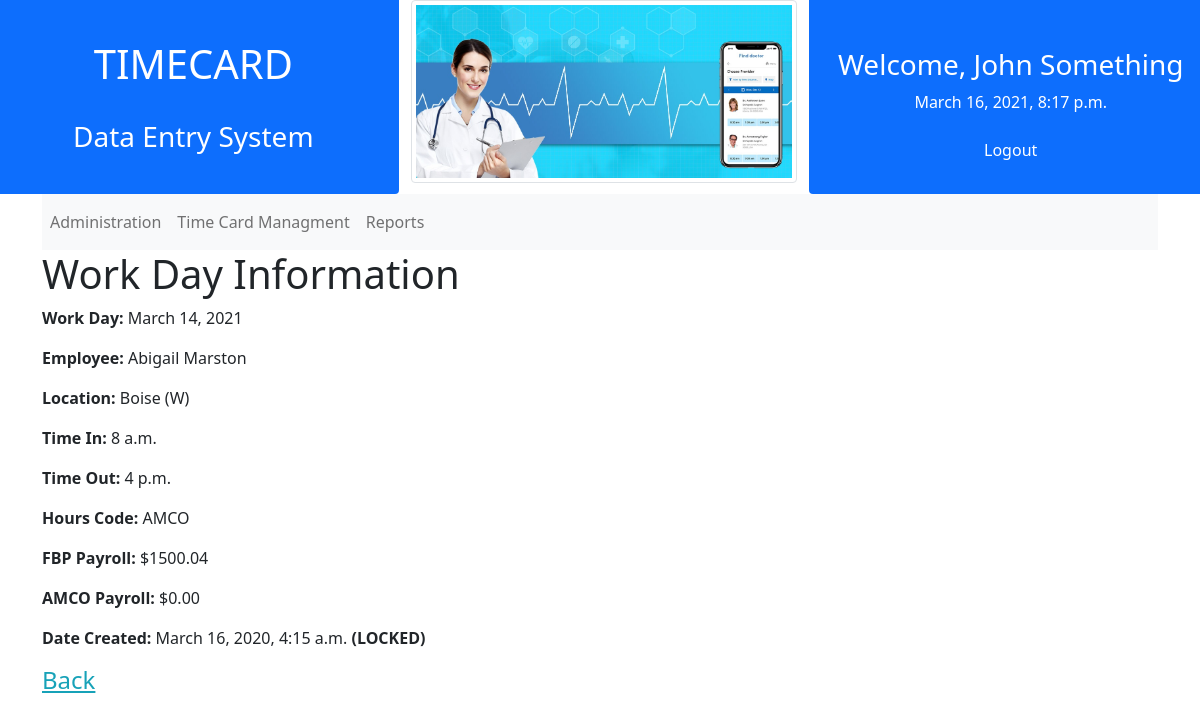
Screenshot of /workdays/1/ (signed in) with the database file from the repository.
### workdays/models.py (models this page shows, shortened)
class WorkDay(models.Model):
    user = models.ForeignKey(User, null=False, on_delete=models.CASCADE)
    location = models.ForeignKey(Location, null=True, on_delete=models.SET_NULL)
    work_date = models.DateField(null=False, default=now)
    time_in = models.TimeField(null=False, default=time(hour=8))
    time_out = models.TimeField(null=False, default=time(hour=16))
    hours_code = models.CharField(
        null=False,
        max_length=4,
        choices=HOUR_CODES,
        validators=[
            RegexValidator(
                regex="^(FBP|AMCO)$",
                message="Please choose either FBP or AMCO."
            )
        ]
    )
    fbp_payroll = models.DecimalField(
        max_digits=9,
        decimal_places=2,
        null=False,
        default=0,
        validators=[
            MinValueValidator(
                limit_value=0,
                message="Please insert a non-negative number."
            ),
            MaxValueValidator(
                limit_value=9999999.99,
                message="Payroll must be under $10 million."
            )
        ]
    )
    amco_payroll = models.DecimalField(
        max_digits=9,
        decimal_places=2,
        null=False,
        default=0,
        validators=[
            MinValueValidator(
                limit_value=0,
                message="Please insert a non-negative number."
            ),
            MaxValueValidator(
                limit_value=9999999.99,
                message="Payroll must be under $10 million."
            )
        ]
    )
    date_created = models.DateTimeField(null=False, default=now)
    def is_locked(self):
        return now() > self.date_created + timedelta(days=45)

### locations/models.py (models this page shows, shortened)
class Location(models.Model):
    name = models.CharField(
        unique=True,
        max_length=30,
        null=False,
        validators=[
            RegexValidator(
                regex="^[a-zA-Z0-9,\. :-]+$",
                message="Please insert a valid location name."
            )
        ]
    )
    sector = models.CharField(
        max_length=1,
        null=False,
        choices=SECTORS,
        validators=[
            RegexValidator(
                regex="^[EW]$",
                message="Please insert either E (East) or W (West)."
            )
        ]
    )
    date_created = models.DateTimeField(null=False, default=now)
    def __str__(self):
        return f"{self.name} ({self.sector})"

### workdays/views.py (the view)
# urls.py: path("<int:pk>/", views.WorkDayDetail.as_view(), name="detail"),
class WorkDayDetail(LoginRequiredMixin, UserPassesTestMixin, DetailView):
    model = WorkDay
    template_name = "workdays/detail.html"
    context_object_name = "workday"
    extra_context = {"title": "Work Day Information"}
    def test_func(self):
        return self.request.user.is_superuser or self.get_object().user == self.request.user

### users/context_processors.py (called while the page is built)
def get_today_date(request):
    return {"today_date": now().today()}

### users/models.py (called while the page is built)
def full_name(self):
    return f"{self.first_name} {self.last_name}"

### workdays/templates/workdays/detail.html (shortened to what this page needs)
{% extends "base/base.html" %}
{% block content %}
    <p><b>Work Day:</b> {{ workday.work_date }}</p>
    <p><b>Employee:</b> {{ workday.user.full_name }}</p>
    <p><b>Location:</b> {{ workday.location }}</p>
    <p><b>Time In:</b> {{ workday.time_in }}</p>
    <p><b>Time Out:</b> {{ workday.time_out }}</p>
    <p><b>Hours Code:</b> {{ workday.hours_code }}</p>
    <p><b>FBP Payroll:</b> ${{ workday.fbp_payroll }}</p>
    <p><b>AMCO Payroll:</b> ${{ workday.amco_payroll }}</p>
    <p>
        <b>Date Created:</b> {{ workday.date_created }}
        {% if workday.is_locked %} <b>(LOCKED)</b> {% endif %}
    </p>
    <h4><a href="{% url 'workdays:list' %}">Back</a></h4>
{% endblock content%}

### templates/base/base.html (shortened to what this page needs)
{% load static %}
<!DOCTYPE html>
<html lang="en">
<head>
    <link rel="stylesheet" href="{% static 'css/bootstrap.min.css' %}">
    <link rel="stylesheet" type="text/css" href="{% static 'css/calendar.css' %}">
</head>
<body>
    <div>
        <div class="row">
          <div class="col-sm rounded-bottom bg-primary text-white text-center">
              <div class="p-3 mt-4">
                <h1>TIMECARD</h1><br>
                <h3>Data Entry System</h3>
              </div>
          </div>
          <div class="col-sm rounded-bottom">
            <img src="{% static 'images/doctor.jpg' %}" class="img-thumbnail rounded" alt="doctor image">
          </div>
          <div class="col-sm rounded-bottom bg-primary text-white p-2 text-center">
              <div class="p-3 mt-4">
                <h3>Welcome, {% if user.is_authenticated%} {{ user.full_name }} {% endif %}</h3>
                <p>{{ today_date }}</p>
                {% if user.is_authenticated %}
                <a class="nav-link text-white" href="{% url 'users:logout' %}">Logout {{ users.user_.username }}</a>
                {% endif %}
              </div>
          </div>
        </div>
        {% if user.is_authenticated %}
        <div class="container">
        <nav class="navbar navbar-expand-lg navbar-light bg-light">
            <div>
                <ul class="navbar-nav text-white">
                <li class="nav-item active">
                    <a class="nav-link" href="{% url 'users:admin_list' %}">Administration</a>
                </li>
                <li class="nav-item">
                    <a class="nav-link" href="{% url 'workdays:list' %}">Time Card Managment</a>
                </li>
                {% if user.is_superuser %}
                <li class="nav-item">
                    <a class="nav-link" href="{% url 'reports:report' %}">Reports</a>
                </li>
                {% endif %}
                </ul>
            {% endif %}
            </div>
        </nav>
        </div>
        <div class="container">
            {% if title %}
                <h1>{{ title }}</h1>
            {% endif %}
            {% block content %}{% endblock content %}
        </div>
        </div>
    </body>
</html>

### static/css/calendar.css (style rules this page uses)
ul { height: 100%; padding: 0px 5px 0px 20px; }
a { color: #17a2b8; }

### rows the page displays
WorkDay: work_date "March 14, 2021", user.full_name "Abigail Marston", location "Boise (W)", time_in "8 a.m.", time_out "4 p.m.", hours_code "AMCO", fbp_payroll "1500.04", amco_payroll "0.00", date_created "March 16, 2020, 4:15 a.m."

### other values shown
{{ user.full_name }} "John Something"
{{ title }} "Work Day Information"
